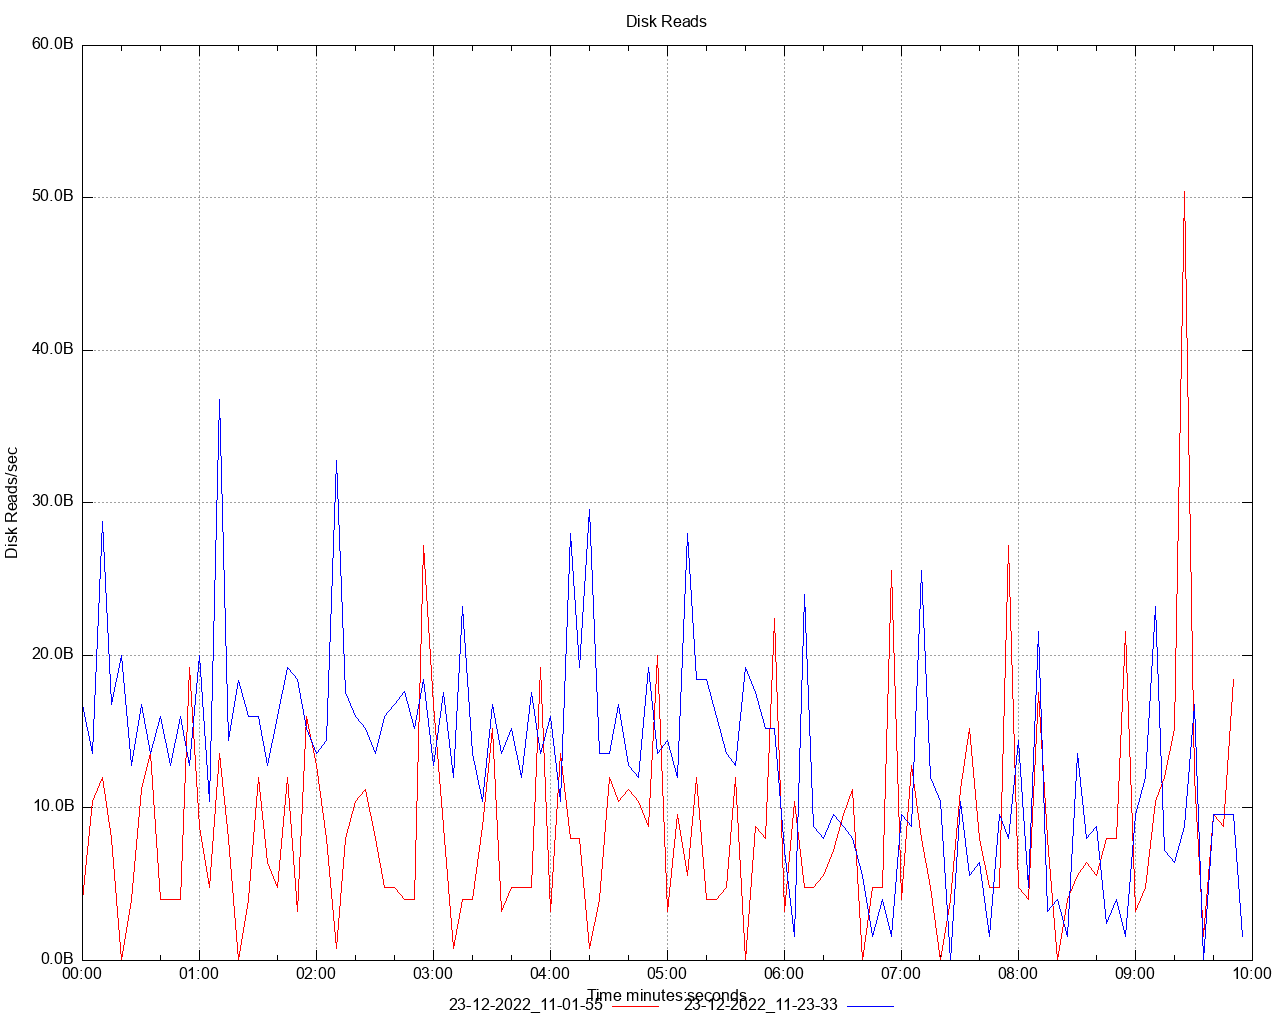

Write the gnuplot code that produced this figure.
set title 'Disk Reads' noenhanced
set style data lines
set datafile separator ","
set terminal png size 1280,1024
set grid
set key below
set xdata time
set timefmt "%s"
offset = 0
t0(x)=(offset=($0==0) ? x : offset, x - offset)
set xlabel 'Time minutes:seconds'
set ylabel 'Disk Reads/sec'
set format y '%.1s%cB'
set output '/Users/ahmet.mircik/Workspace/python/hazelcast-simulator/offload-benchmarks/report/dstat/disk_read_A3.png'
plot \
   '/Users/ahmet.mircik/Workspace/python/hazelcast-simulator/offload-benchmarks/report/data/disk_read_A3_1.data' using (t0(timecolumn(1))):2 title "23-12-2022_11-01-55" noenhanced lt rgb "red", \
   '/Users/ahmet.mircik/Workspace/python/hazelcast-simulator/offload-benchmarks/report/data/disk_read_A3_2.data' using (t0(timecolumn(1))):2 title "23-12-2022_11-23-33" noenhanced lt rgb "blue", \
